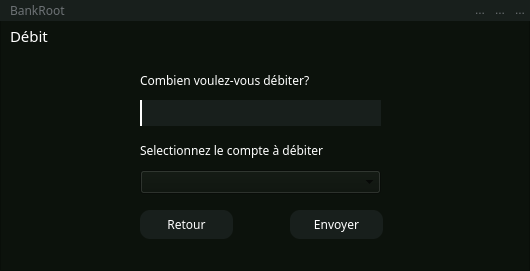
<?xml version="1.0" encoding="UTF-8"?>
<ui version="4.0">
 <class>debit</class>
 <widget class="QDialog" name="debit">
  <property name="geometry">
   <rect>
    <x>0</x>
    <y>0</y>
    <width>530</width>
    <height>271</height>
   </rect>
  </property>
  <property name="windowTitle">
   <string>Dialog</string>
  </property>
  <widget class="QFrame" name="frame">
   <property name="geometry">
    <rect>
     <x>0</x>
     <y>0</y>
     <width>530</width>
     <height>271</height>
    </rect>
   </property>
   <property name="styleSheet">
    <string notr="true">background-color: rgb(12, 18, 12);</string>
   </property>
   <property name="frameShape">
    <enum>QFrame::StyledPanel</enum>
   </property>
   <property name="frameShadow">
    <enum>QFrame::Raised</enum>
   </property>
   <widget class="QLabel" name="label_4">
    <property name="geometry">
     <rect>
      <x>140</x>
      <y>70</y>
      <width>251</width>
      <height>20</height>
     </rect>
    </property>
    <property name="font">
     <font>
      <family>Montserrat Medium</family>
     </font>
    </property>
    <property name="styleSheet">
     <string notr="true">background-color: transparent;
color: rgb(255, 255, 255);
</string>
    </property>
    <property name="text">
     <string>Combien voulez-vous débiter?</string>
    </property>
   </widget>
   <widget class="QLineEdit" name="value">
    <property name="geometry">
     <rect>
      <x>140</x>
      <y>100</y>
      <width>241</width>
      <height>26</height>
     </rect>
    </property>
    <property name="styleSheet">
     <string notr="true">QLineEdit{
background:#181F1C;
border:none;
border-left:2px solid #ffffff;
color:#717072;
padding-left: 10px
}</string>
    </property>
   </widget>
   <widget class="QPushButton" name="return2">
    <property name="geometry">
     <rect>
      <x>140</x>
      <y>210</y>
      <width>93</width>
      <height>29</height>
     </rect>
    </property>
    <property name="font">
     <font>
      <family>Montserrat Medium</family>
      <italic>false</italic>
     </font>
    </property>
    <property name="styleSheet">
     <string notr="true">
QPushButton{
color: rgb(255, 255, 255);
border-radius:10px;
background-color:rgb(24, 31, 28);
}

QPushButton:hover{
color: rgb(255, 255, 255);
border-radius:10px;
background-color:rgb(34, 31, 28);
}
QPushButton:pressed{
background-color:rgb(24, 31, 28);
border-radius:10px;
color: rgb(255, 255, 255);
}

</string>
    </property>
    <property name="text">
     <string>Retour</string>
    </property>
   </widget>
   <widget class="QPushButton" name="send">
    <property name="geometry">
     <rect>
      <x>290</x>
      <y>210</y>
      <width>93</width>
      <height>29</height>
     </rect>
    </property>
    <property name="font">
     <font>
      <family>Montserrat Medium</family>
      <pointsize>9</pointsize>
      <italic>false</italic>
     </font>
    </property>
    <property name="styleSheet">
     <string notr="true">
QPushButton{
color: rgb(255, 255, 255);
border-radius:10px;
background-color:rgb(24,31, 28);
}

QPushButton:hover{
color: rgb(255, 255, 255);
border-radius:10px;
background-color:rgb(34, 31, 28);
}
QPushButton:pressed{
background-color:rgb(24, 31, 28);
border-radius:10px;
color: rgb(255, 255, 255);
}

</string>
    </property>
    <property name="text">
     <string>Envoyer</string>
    </property>
   </widget>
   <widget class="QLabel" name="label_5">
    <property name="geometry">
     <rect>
      <x>10</x>
      <y>20</y>
      <width>111</width>
      <height>31</height>
     </rect>
    </property>
    <property name="font">
     <font>
      <family>Montserrat</family>
      <pointsize>11</pointsize>
     </font>
    </property>
    <property name="styleSheet">
     <string notr="true">color: rgb(255, 255, 255);</string>
    </property>
    <property name="text">
     <string>Débit</string>
    </property>
   </widget>
   <widget class="QWidget" name="topbar" native="true">
    <property name="geometry">
     <rect>
      <x>0</x>
      <y>0</y>
      <width>1401</width>
      <height>21</height>
     </rect>
    </property>
    <property name="styleSheet">
     <string notr="true">background-color:rgb(24,31, 28);
color:rgb(109, 114, 117);
</string>
    </property>
    <widget class="QLabel" name="label_15">
     <property name="geometry">
      <rect>
       <x>10</x>
       <y>0</y>
       <width>111</width>
       <height>20</height>
      </rect>
     </property>
     <property name="font">
      <font>
       <family>Montserrat Light</family>
       <pointsize>9</pointsize>
      </font>
     </property>
     <property name="text">
      <string>BankRoot</string>
     </property>
    </widget>
    <widget class="QToolButton" name="close">
     <property name="geometry">
      <rect>
       <x>510</x>
       <y>0</y>
       <width>20</width>
       <height>20</height>
      </rect>
     </property>
     <property name="styleSheet">
      <string notr="true">QToolButton{
border-radius:45px;
}

QToolButton:hover{
border-radius:45px;
background:red;
}</string>
     </property>
     <property name="text">
      <string>...</string>
     </property>
     <property name="icon">
      <iconset resource="ressource.qrc">
       <normaloff>:/assets/exit-btn.png</normaloff>:/assets/exit-btn.png</iconset>
     </property>
    </widget>
    <widget class="QToolButton" name="reduced">
     <property name="geometry">
      <rect>
       <x>470</x>
       <y>0</y>
       <width>20</width>
       <height>20</height>
      </rect>
     </property>
     <property name="styleSheet">
      <string notr="true">QToolButton{
border-radius:45px;
}

QToolButton:hover{
border-radius:45px;
background:red;
}</string>
     </property>
     <property name="text">
      <string>...</string>
     </property>
     <property name="icon">
      <iconset resource="ressource.qrc">
       <normaloff>:/assets/downarrow-btn.png</normaloff>:/assets/downarrow-btn.png</iconset>
     </property>
    </widget>
    <widget class="QToolButton" name="fullscreen">
     <property name="geometry">
      <rect>
       <x>490</x>
       <y>0</y>
       <width>20</width>
       <height>20</height>
      </rect>
     </property>
     <property name="styleSheet">
      <string notr="true">QToolButton{
border-radius:45px;
}</string>
     </property>
     <property name="text">
      <string>...</string>
     </property>
     <property name="icon">
      <iconset resource="ressource.qrc">
       <normaloff>:/assets/window-btn-disabled.png</normaloff>:/assets/window-btn-disabled.png</iconset>
     </property>
    </widget>
   </widget>
   <widget class="QComboBox" name="debit_acc_choice">
    <property name="geometry">
     <rect>
      <x>140</x>
      <y>170</y>
      <width>241</width>
      <height>24</height>
     </rect>
    </property>
   </widget>
   <widget class="QLabel" name="debit_acc_label">
    <property name="geometry">
     <rect>
      <x>140</x>
      <y>140</y>
      <width>251</width>
      <height>20</height>
     </rect>
    </property>
    <property name="font">
     <font>
      <family>Montserrat Medium</family>
     </font>
    </property>
    <property name="styleSheet">
     <string notr="true">background-color: transparent;
color: rgb(255, 255, 255);
</string>
    </property>
    <property name="text">
     <string>Selectionnez le compte à débiter</string>
    </property>
   </widget>
  </widget>
 </widget>
 <resources>
  <include location="ressource.qrc"/>
 </resources>
 <connections/>
</ui>
